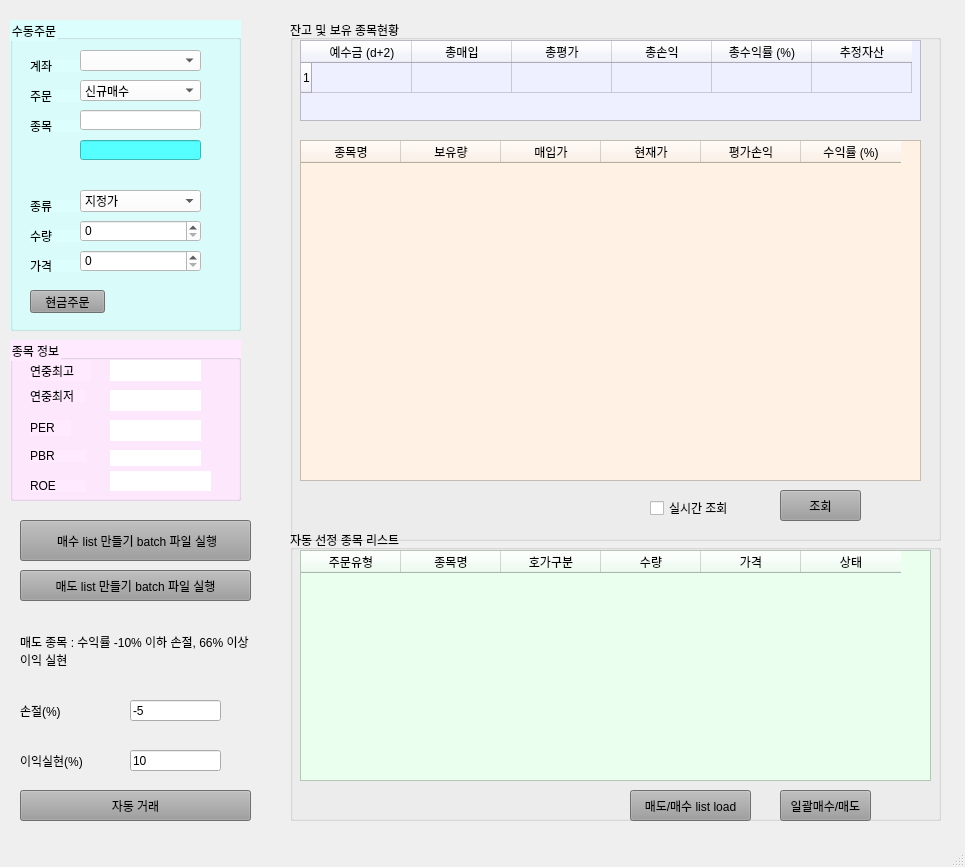
<?xml version="1.0" encoding="UTF-8"?>
<ui version="4.0">
 <class>MainWindow</class>
 <widget class="QMainWindow" name="MainWindow">
  <property name="geometry">
   <rect>
    <x>0</x>
    <y>0</y>
    <width>965</width>
    <height>867</height>
   </rect>
  </property>
  <property name="windowTitle">
   <string>주식 거래 관리 시스템</string>
  </property>
  <property name="windowIcon">
   <iconset>
    <normaloff>pytrader.png</normaloff>pytrader.png</iconset>
  </property>
  <property name="unifiedTitleAndToolBarOnMac">
   <bool>false</bool>
  </property>
  <widget class="QWidget" name="centralwidget">
   <widget class="QGroupBox" name="groupBox">
    <property name="geometry">
     <rect>
      <x>10</x>
      <y>20</y>
      <width>231</width>
      <height>311</height>
     </rect>
    </property>
    <property name="styleSheet">
     <string notr="true">background-color: rgb(220, 255, 253);</string>
    </property>
    <property name="title">
     <string>수동주문</string>
    </property>
    <widget class="QLabel" name="label">
     <property name="geometry">
      <rect>
       <x>20</x>
       <y>40</y>
       <width>56</width>
       <height>12</height>
      </rect>
     </property>
     <property name="text">
      <string>계좌</string>
     </property>
    </widget>
    <widget class="QLabel" name="label_2">
     <property name="geometry">
      <rect>
       <x>20</x>
       <y>70</y>
       <width>56</width>
       <height>12</height>
      </rect>
     </property>
     <property name="text">
      <string>주문</string>
     </property>
    </widget>
    <widget class="QLabel" name="label_3">
     <property name="geometry">
      <rect>
       <x>20</x>
       <y>100</y>
       <width>56</width>
       <height>12</height>
      </rect>
     </property>
     <property name="text">
      <string>종목</string>
     </property>
    </widget>
    <widget class="QLabel" name="label_4">
     <property name="geometry">
      <rect>
       <x>20</x>
       <y>180</y>
       <width>56</width>
       <height>12</height>
      </rect>
     </property>
     <property name="text">
      <string>종류</string>
     </property>
    </widget>
    <widget class="QLabel" name="label_5">
     <property name="geometry">
      <rect>
       <x>20</x>
       <y>210</y>
       <width>56</width>
       <height>12</height>
      </rect>
     </property>
     <property name="text">
      <string>수량</string>
     </property>
    </widget>
    <widget class="QLabel" name="label_6">
     <property name="geometry">
      <rect>
       <x>20</x>
       <y>240</y>
       <width>56</width>
       <height>12</height>
      </rect>
     </property>
     <property name="text">
      <string>가격</string>
     </property>
    </widget>
    <widget class="QComboBox" name="comboBox">
     <property name="geometry">
      <rect>
       <x>70</x>
       <y>30</y>
       <width>121</width>
       <height>21</height>
      </rect>
     </property>
     <property name="styleSheet">
      <string notr="true">background-color: rgb(255, 255, 255);</string>
     </property>
    </widget>
    <widget class="QComboBox" name="comboBox_2">
     <property name="geometry">
      <rect>
       <x>70</x>
       <y>60</y>
       <width>121</width>
       <height>21</height>
      </rect>
     </property>
     <property name="styleSheet">
      <string notr="true">background-color: rgb(255, 255, 255);</string>
     </property>
     <item>
      <property name="text">
       <string>신규매수</string>
      </property>
     </item>
     <item>
      <property name="text">
       <string>신규매도</string>
      </property>
     </item>
     <item>
      <property name="text">
       <string>매수취소</string>
      </property>
     </item>
     <item>
      <property name="text">
       <string>매도취소</string>
      </property>
     </item>
    </widget>
    <widget class="QComboBox" name="comboBox_3">
     <property name="geometry">
      <rect>
       <x>70</x>
       <y>170</y>
       <width>121</width>
       <height>22</height>
      </rect>
     </property>
     <property name="styleSheet">
      <string notr="true">background-color: rgb(255, 255, 255);</string>
     </property>
     <item>
      <property name="text">
       <string>지정가</string>
      </property>
     </item>
     <item>
      <property name="text">
       <string>시장가</string>
      </property>
     </item>
    </widget>
    <widget class="QLineEdit" name="lineEdit">
     <property name="geometry">
      <rect>
       <x>70</x>
       <y>90</y>
       <width>121</width>
       <height>20</height>
      </rect>
     </property>
     <property name="styleSheet">
      <string notr="true">background-color: rgb(255, 255, 255);</string>
     </property>
    </widget>
    <widget class="QLineEdit" name="lineEdit_2">
     <property name="geometry">
      <rect>
       <x>70</x>
       <y>120</y>
       <width>121</width>
       <height>20</height>
      </rect>
     </property>
     <property name="styleSheet">
      <string notr="true">background-color: rgb(85, 255, 255);</string>
     </property>
    </widget>
    <widget class="QSpinBox" name="spinBox">
     <property name="geometry">
      <rect>
       <x>70</x>
       <y>200</y>
       <width>121</width>
       <height>22</height>
      </rect>
     </property>
     <property name="styleSheet">
      <string notr="true">background-color: rgb(255, 255, 255);</string>
     </property>
     <property name="maximum">
      <number>1000</number>
     </property>
    </widget>
    <widget class="QSpinBox" name="spinBox_2">
     <property name="geometry">
      <rect>
       <x>70</x>
       <y>230</y>
       <width>121</width>
       <height>22</height>
      </rect>
     </property>
     <property name="styleSheet">
      <string notr="true">background-color: rgb(255, 255, 255);</string>
     </property>
     <property name="maximum">
      <number>1000000</number>
     </property>
     <property name="singleStep">
      <number>500</number>
     </property>
    </widget>
    <widget class="QPushButton" name="pushButton">
     <property name="geometry">
      <rect>
       <x>20</x>
       <y>270</y>
       <width>75</width>
       <height>23</height>
      </rect>
     </property>
     <property name="styleSheet">
      <string notr="true">background-color: rgb(156, 156, 156);
font: 75 9pt &quot;Agency FB&quot;;
</string>
     </property>
     <property name="text">
      <string>현금주문</string>
     </property>
    </widget>
   </widget>
   <widget class="QGroupBox" name="groupBox_2">
    <property name="geometry">
     <rect>
      <x>290</x>
      <y>20</y>
      <width>651</width>
      <height>521</height>
     </rect>
    </property>
    <property name="title">
     <string>잔고 및 보유 종목현황</string>
    </property>
    <widget class="QTableWidget" name="tableWidget">
     <property name="geometry">
      <rect>
       <x>10</x>
       <y>20</y>
       <width>621</width>
       <height>81</height>
      </rect>
     </property>
     <property name="styleSheet">
      <string notr="true">background-color: rgb(238, 240, 255);</string>
     </property>
     <property name="rowCount">
      <number>1</number>
     </property>
     <row/>
     <column>
      <property name="text">
       <string>예수금 (d+2)</string>
      </property>
     </column>
     <column>
      <property name="text">
       <string>총매입</string>
      </property>
     </column>
     <column>
      <property name="text">
       <string>총평가</string>
      </property>
     </column>
     <column>
      <property name="text">
       <string>총손익</string>
      </property>
     </column>
     <column>
      <property name="text">
       <string>총수익률 (%)</string>
      </property>
     </column>
     <column>
      <property name="text">
       <string>추정자산</string>
      </property>
     </column>
    </widget>
    <widget class="QTableWidget" name="tableWidget_2">
     <property name="geometry">
      <rect>
       <x>10</x>
       <y>120</y>
       <width>621</width>
       <height>341</height>
      </rect>
     </property>
     <property name="styleSheet">
      <string notr="true">background-color: rgb(255, 242, 228);</string>
     </property>
     <column>
      <property name="text">
       <string>종목명</string>
      </property>
     </column>
     <column>
      <property name="text">
       <string>보유량</string>
      </property>
     </column>
     <column>
      <property name="text">
       <string>매입가</string>
      </property>
     </column>
     <column>
      <property name="text">
       <string>현재가</string>
      </property>
     </column>
     <column>
      <property name="text">
       <string>평가손익</string>
      </property>
     </column>
     <column>
      <property name="text">
       <string>수익률 (%)</string>
      </property>
     </column>
    </widget>
    <widget class="QCheckBox" name="checkBox">
     <property name="geometry">
      <rect>
       <x>360</x>
       <y>480</y>
       <width>81</width>
       <height>16</height>
      </rect>
     </property>
     <property name="text">
      <string>실시간 조회</string>
     </property>
    </widget>
    <widget class="QPushButton" name="pushButton_2">
     <property name="geometry">
      <rect>
       <x>490</x>
       <y>470</y>
       <width>81</width>
       <height>31</height>
      </rect>
     </property>
     <property name="styleSheet">
      <string notr="true">background-color: rgb(156, 156, 156);
font: 75 9pt &quot;Agency FB&quot;;
</string>
     </property>
     <property name="text">
      <string>조회</string>
     </property>
     <property name="autoDefault">
      <bool>true</bool>
     </property>
     <property name="default">
      <bool>false</bool>
     </property>
     <property name="flat">
      <bool>false</bool>
     </property>
    </widget>
   </widget>
   <widget class="QGroupBox" name="groupBox_3">
    <property name="geometry">
     <rect>
      <x>290</x>
      <y>530</y>
      <width>651</width>
      <height>291</height>
     </rect>
    </property>
    <property name="title">
     <string>자동 선정 종목 리스트</string>
    </property>
    <widget class="QTableWidget" name="tableWidget_3">
     <property name="geometry">
      <rect>
       <x>10</x>
       <y>20</y>
       <width>631</width>
       <height>231</height>
      </rect>
     </property>
     <property name="styleSheet">
      <string notr="true">background-color: rgb(235, 255, 239);</string>
     </property>
     <column>
      <property name="text">
       <string>주문유형</string>
      </property>
     </column>
     <column>
      <property name="text">
       <string>종목명</string>
      </property>
     </column>
     <column>
      <property name="text">
       <string>호가구분</string>
      </property>
     </column>
     <column>
      <property name="text">
       <string>수량</string>
      </property>
     </column>
     <column>
      <property name="text">
       <string>가격</string>
      </property>
     </column>
     <column>
      <property name="text">
       <string>상태</string>
      </property>
     </column>
    </widget>
    <widget class="QPushButton" name="pushButton_4">
     <property name="geometry">
      <rect>
       <x>490</x>
       <y>260</y>
       <width>91</width>
       <height>31</height>
      </rect>
     </property>
     <property name="styleSheet">
      <string notr="true">background-color: rgb(156, 156, 156);
font: 75 9pt &quot;Agency FB&quot;;
</string>
     </property>
     <property name="text">
      <string>일괄매수/매도</string>
     </property>
    </widget>
    <widget class="QPushButton" name="pushButton_7">
     <property name="geometry">
      <rect>
       <x>340</x>
       <y>260</y>
       <width>121</width>
       <height>31</height>
      </rect>
     </property>
     <property name="styleSheet">
      <string notr="true">background-color: rgb(156, 156, 156);
font: 75 9pt &quot;Agency FB&quot;;
</string>
     </property>
     <property name="text">
      <string>매도/매수 list load</string>
     </property>
    </widget>
   </widget>
   <widget class="QGroupBox" name="groupBox_4">
    <property name="geometry">
     <rect>
      <x>10</x>
      <y>340</y>
      <width>231</width>
      <height>161</height>
     </rect>
    </property>
    <property name="styleSheet">
     <string notr="true">background-color: rgb(255, 234, 255);</string>
    </property>
    <property name="title">
     <string>종목 정보</string>
    </property>
    <widget class="QLabel" name="label_7">
     <property name="geometry">
      <rect>
       <x>20</x>
       <y>20</y>
       <width>61</width>
       <height>21</height>
      </rect>
     </property>
     <property name="text">
      <string>연중최고</string>
     </property>
    </widget>
    <widget class="QLabel" name="label_8">
     <property name="geometry">
      <rect>
       <x>100</x>
       <y>131</y>
       <width>101</width>
       <height>20</height>
      </rect>
     </property>
     <property name="styleSheet">
      <string notr="true">background-color: rgb(255, 255, 255);</string>
     </property>
     <property name="text">
      <string/>
     </property>
    </widget>
    <widget class="QLabel" name="label_12">
     <property name="geometry">
      <rect>
       <x>100</x>
       <y>20</y>
       <width>91</width>
       <height>21</height>
      </rect>
     </property>
     <property name="styleSheet">
      <string notr="true">background-color: rgb(255, 255, 255);</string>
     </property>
     <property name="text">
      <string/>
     </property>
    </widget>
    <widget class="QLabel" name="label_13">
     <property name="geometry">
      <rect>
       <x>20</x>
       <y>50</y>
       <width>56</width>
       <height>12</height>
      </rect>
     </property>
     <property name="text">
      <string>연중최저</string>
     </property>
    </widget>
    <widget class="QLabel" name="label_14">
     <property name="geometry">
      <rect>
       <x>100</x>
       <y>50</y>
       <width>91</width>
       <height>21</height>
      </rect>
     </property>
     <property name="styleSheet">
      <string notr="true">background-color: rgb(255, 255, 255);</string>
     </property>
     <property name="text">
      <string/>
     </property>
    </widget>
    <widget class="QLabel" name="label_15">
     <property name="geometry">
      <rect>
       <x>20</x>
       <y>80</y>
       <width>41</width>
       <height>16</height>
      </rect>
     </property>
     <property name="text">
      <string>PER</string>
     </property>
    </widget>
    <widget class="QLabel" name="label_16">
     <property name="geometry">
      <rect>
       <x>100</x>
       <y>80</y>
       <width>91</width>
       <height>21</height>
      </rect>
     </property>
     <property name="styleSheet">
      <string notr="true">background-color: rgb(255, 255, 255);</string>
     </property>
     <property name="text">
      <string/>
     </property>
    </widget>
    <widget class="QLabel" name="label_17">
     <property name="geometry">
      <rect>
       <x>20</x>
       <y>110</y>
       <width>56</width>
       <height>12</height>
      </rect>
     </property>
     <property name="text">
      <string>PBR</string>
     </property>
    </widget>
    <widget class="QLabel" name="label_18">
     <property name="geometry">
      <rect>
       <x>100</x>
       <y>110</y>
       <width>91</width>
       <height>16</height>
      </rect>
     </property>
     <property name="styleSheet">
      <string notr="true">background-color: rgb(255, 255, 255);</string>
     </property>
     <property name="text">
      <string/>
     </property>
    </widget>
    <widget class="QLabel" name="label_19">
     <property name="geometry">
      <rect>
       <x>20</x>
       <y>140</y>
       <width>56</width>
       <height>12</height>
      </rect>
     </property>
     <property name="text">
      <string>ROE</string>
     </property>
    </widget>
   </widget>
   <widget class="QPushButton" name="pushButton_5">
    <property name="geometry">
     <rect>
      <x>20</x>
      <y>520</y>
      <width>231</width>
      <height>41</height>
     </rect>
    </property>
    <property name="styleSheet">
     <string notr="true">background-color: rgb(156, 156, 156);
font: 75 9pt &quot;Agency FB&quot;;
</string>
    </property>
    <property name="text">
     <string> 매수 list 만들기 batch 파일 실행</string>
    </property>
   </widget>
   <widget class="QPushButton" name="pushButton_6">
    <property name="geometry">
     <rect>
      <x>20</x>
      <y>570</y>
      <width>231</width>
      <height>31</height>
     </rect>
    </property>
    <property name="styleSheet">
     <string notr="true">background-color: rgb(156, 156, 156);
font: 75 9pt &quot;Agency FB&quot;;
</string>
    </property>
    <property name="text">
     <string>매도 list 만들기 batch 파일 실행</string>
    </property>
   </widget>
   <widget class="QLabel" name="label_9">
    <property name="geometry">
     <rect>
      <x>20</x>
      <y>620</y>
      <width>231</width>
      <height>61</height>
     </rect>
    </property>
    <property name="text">
     <string>매도 종목 : 수익률 -10% 이하 손절, 66% 이상 이익 실현</string>
    </property>
    <property name="wordWrap">
     <bool>true</bool>
    </property>
   </widget>
   <widget class="QLabel" name="label_10">
    <property name="geometry">
     <rect>
      <x>20</x>
      <y>700</y>
      <width>71</width>
      <height>21</height>
     </rect>
    </property>
    <property name="text">
     <string>손절(%)</string>
    </property>
   </widget>
   <widget class="QLineEdit" name="lineEdit_5">
    <property name="geometry">
     <rect>
      <x>130</x>
      <y>700</y>
      <width>91</width>
      <height>21</height>
     </rect>
    </property>
    <property name="text">
     <string>-5</string>
    </property>
   </widget>
   <widget class="QLabel" name="label_11">
    <property name="geometry">
     <rect>
      <x>20</x>
      <y>750</y>
      <width>71</width>
      <height>21</height>
     </rect>
    </property>
    <property name="text">
     <string>이익실현(%)</string>
    </property>
   </widget>
   <widget class="QLineEdit" name="lineEdit_6">
    <property name="geometry">
     <rect>
      <x>130</x>
      <y>750</y>
      <width>91</width>
      <height>21</height>
     </rect>
    </property>
    <property name="text">
     <string>10</string>
    </property>
   </widget>
   <widget class="QPushButton" name="pushButton_3">
    <property name="geometry">
     <rect>
      <x>20</x>
      <y>790</y>
      <width>231</width>
      <height>31</height>
     </rect>
    </property>
    <property name="styleSheet">
     <string notr="true">background-color: rgb(156, 156, 156);
font: 75 9pt &quot;Agency FB&quot;;
</string>
    </property>
    <property name="text">
     <string>자동 거래</string>
    </property>
   </widget>
  </widget>
  <widget class="QMenuBar" name="menubar">
   <property name="geometry">
    <rect>
     <x>0</x>
     <y>0</y>
     <width>965</width>
     <height>21</height>
    </rect>
   </property>
  </widget>
  <widget class="QStatusBar" name="statusbar"/>
 </widget>
 <resources/>
 <connections/>
</ui>
